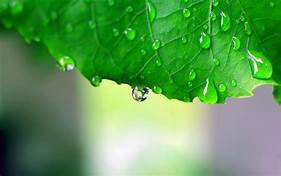
#> input picture th.jpg, 281 x 176 px
$ python GaussianFiltering.py
#> lines starting #> are read from the running program, lines starting #| are printed output that depends on the picture
import cv2
from matplotlib import pyplot as plt

img_path = "th.jpg"

img = cv2.imread(img_path)
#> img is the input picture: shape (176, 281, 3); mean B, G, R 83.9, 153.8, 91.4

blur_img = cv2.GaussianBlur(img, (9, 9), sigmaX=34, sigmaY=36)
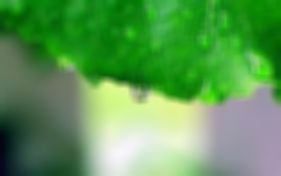
#> blur_img: shape (176, 281, 3); mean B, G, R 83.9, 153.8, 91.4

plt.subplot(121),plt.imshow(img)
plt.title('Input Image'), plt.xticks([]), plt.yticks([])
plt.subplot(122),plt.imshow(blur_img)
plt.title('Image after GF'), plt.xticks([]), plt.yticks([])
plt.show()
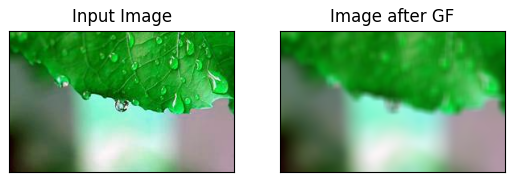
#> figure drawn by matplotlib, 2 panels; B, G, R data is drawn as R, G, B
